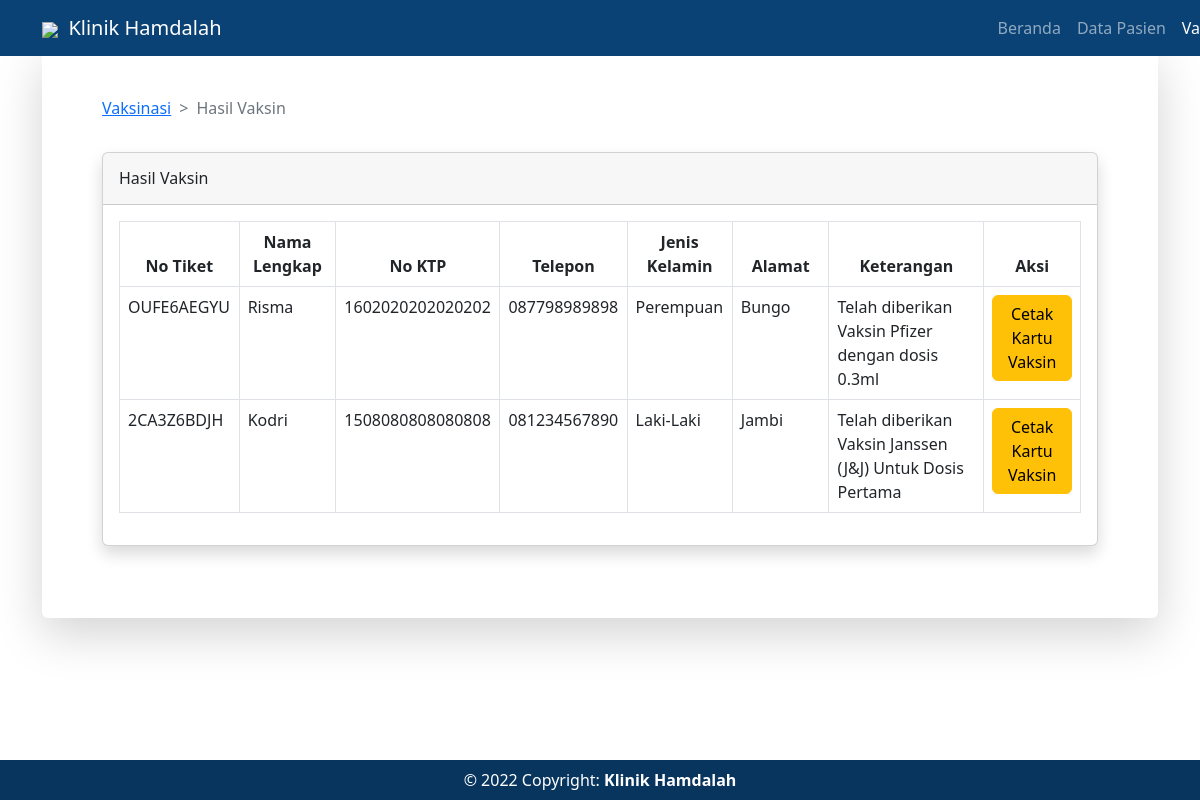
The page /index.php/vaksin_klinik/hasil_vaksin on the database its author committed.
### tables this page shows
CREATE TABLE `vaksin` (
  `id_vaksin` int(10) NOT NULL,
  `no_nik` bigint(30) NOT NULL,
  `tgl_vaksin` text NOT NULL,
  `jam_vaksin` time NOT NULL,
  `paket_vaksin` varchar(30) NOT NULL,
  `fase_vaksin` varchar(30) NOT NULL,
  `dosis` varchar(15) NOT NULL,
  `no_batch` varchar(30) NOT NULL,
  `no_tiket` varchar(30) NOT NULL,
  `vaksin_ket` text NOT NULL
);

CREATE TABLE `registrasi` (
  `no_nik` bigint(30) NOT NULL,
  `nama` varchar(50) NOT NULL,
  `tgl_lahir` date NOT NULL,
  `umur` int(10) NOT NULL,
  `jenis_kelamin` varchar(15) NOT NULL,
  `email` varchar(50) NOT NULL,
  `no_telp` varchar(20) NOT NULL,
  `nama_ortu` varchar(50) NOT NULL,
  `alamat` text NOT NULL
);

### application/controllers/Vaksin_klinik.php (called while the page is built, shortened)
<?php
class Vaksin_klinik extends CI_Controller
{
	public function __construct()
	{
		$this->load->library('form_validation');
		$this->load->model('vaksin_model');
	}
	public function hasil_vaksin()
	{
		$data['vaksin'] = $this->vaksin_model->hasil_vaksin();
		$this->load->view('vaksin/hasil_vaksin', $data);
		$this->load->view('template/footer');
	}
}

### index.php (called while the page is built, shortened)
<?php
require_once BASEPATH.'core/CodeIgniter.php';

### application/models/Vaksin_model.php (called while the page is built, shortened)
<?php
class Vaksin_model extends CI_Model
{
    public function hasil_vaksin()
    {
        $this->db->select('*');
        $this->db->from('registrasi');
        $this->db->join('vaksin', 'vaksin.no_nik=registrasi.no_nik');
        return $this->db->get()->result();
    }
}

### application/views/vaksin/hasil_vaksin.php (the view, shortened to what this page needs)
<!DOCTYPE html>
<html lang="en">
<head>
    <link href="https://cdn.jsdelivr.net/npm/bootstrap@5.2.0-beta1/dist/css/bootstrap.min.css" rel="stylesheet"
>
</head>
<nav class="navbar navbar-expand-lg navbar-dark navbar-custom fixed-top" style="background-color: #0a4275;">
    <div class="container">
        <a class="navbar-brand" href="vaksin_klinik/beranda"><img
                src="https://img.icons8.com/ios-filled/28/ffffff/heart-health.png" />&nbsp;&nbsp;Klinik Hamdalah</a>
        <div class="collapse navbar-collapse" id="navbarResponsive">
            <ul class="navbar-nav " style="margin-left: 47rem; width:max-content;">
                <li class="nav-item">
                    <a class="nav-link" href="vaksin_klinik/beranda">Beranda</a>
                </li>
                <li class="nav-item">
                    <a class="nav-link" href="vaksin_klinik/data_pasien">Data Pasien</a>
                </li>
                <li class=" nav-item dropdown ">
                    <a href="javascript:void(0);" class="dropdown-toggle nav-link active" data-toggle="dropdown"
                        role="button" aria-haspopup="true" aria-expanded="false">
                        Vaksinasi Anak
                    </a>
            </li>
            </ul>
        </div>
    </div>
</nav>
<div>
    <div class="container">
        <div class="row justify-content-center">
            <div class="col-lg-20">
                <div class="card o-hidden border-0 shadow-lg my-5 ">
                    <div class="card-body p-0">
                        <div class="row">
                            <div class="col-lg">
                                <div class="p-5">
                                    <div class="container-fluid">
                                        <nav style="--bs-breadcrumb-divider: '>';" aria-label="breadcrumb">
                                            <ol class="breadcrumb">
                                                <ol class="breadcrumb">
                                                    <li class="breadcrumb-item"><a
                                                            href="vaksin_klinik/vaksinasi">Vaksinasi</a></li>
                                                    <li class="breadcrumb-item active" aria-current="page">Hasil
                                                        Vaksin</li>
                                                </ol>
                                        </nav>
                                        <div class="card shadow mb-4">
                                            <div class="card-header py-3">
                                                <h6 class="m-0 font-weight-bold ">Hasil Vaksin</h6>
                                            </div>
                                            <div class="card-body">
                                                <div class="table-responsive">
                                                    <table class="table table-bordered" id="dataTable" cellspacing="1">
                                                        <thead>
                                                            <tr>
                                                                <th class="text-center" width="9%">No Tiket</th>
                                                                <th class="text-center" width="10%">Nama Lengkap
                                                                </th>
                                                                <th class="text-center" width="10%">No KTP</th>
                                                                <th class="text-center" width="5%">Telepon</th>
                                                                <th class="text-center" width="10%">Jenis Kelamin
                                                                </th>
                                                                <th class="text-center" width="10%">Alamat</th>
                                                                <th class="text-center" width="16%">Keterangan</th>
                                                                <th class="text-center" width="10%">Aksi</th>
                                                            </tr>
                                                        </thead>
                                                        <tbody>
                                                            <?php foreach ($vaksin as $v) { ?>
                                                            <tr>
                                                                <td class="text-uppercase"><?= $v->no_tiket ?></td>
                                                                <td><?= $v->nama ?></td>
                                                                <td><?= $v->no_nik ?></td>
                                                                <td><?= $v->no_telp ?></td>
                                                                <td><?= $v->jenis_kelamin ?></td>
                                                                <td><?= $v->alamat ?></td>
                                                                <td><?= $v->vaksin_ket ?></td>
                                                                <td align="center">
                                                                    <a href="<?php echo site_url('vaksin_klinik/cetak_vaksin/' . $v->no_nik); ?>"
                                                                        class=" btn btn-warning">Cetak
                                                                        Kartu Vaksin</a>
                                                                </td>
                                                            </tr>
                                                            <?php } ?>
                                                        </tbody>
                                                    </table>
                                                </div>
                                            </div>
                                        </div>
                                    </div>
                                </div>
                            </div>
                        </div>
                    </div>
                </div>
            </div>
        </div>
    </div>
</div>
</body>
</html>

### rows shown on the page
vaksin: no_tiket "OUFE6AEGYU", no_nik.nama "Risma", no_nik "1602020202020202", no_nik.no_telp "087798989898", no_nik.jenis_kelamin "Perempuan", no_nik.alamat "Bungo", vaksin_ket "Telah diberikan Vaksin Pfizer dengan dosis 0.3ml"
vaksin: no_tiket "2CA3Z6BDJH", no_nik.nama "Kodri", no_nik "1508080808080808", no_nik.no_telp "081234567890", no_nik.jenis_kelamin "Laki-Laki", no_nik.alamat "Jambi", vaksin_ket "Telah diberikan Vaksin Janssen (J&J) Untuk Dosis Pertama"
